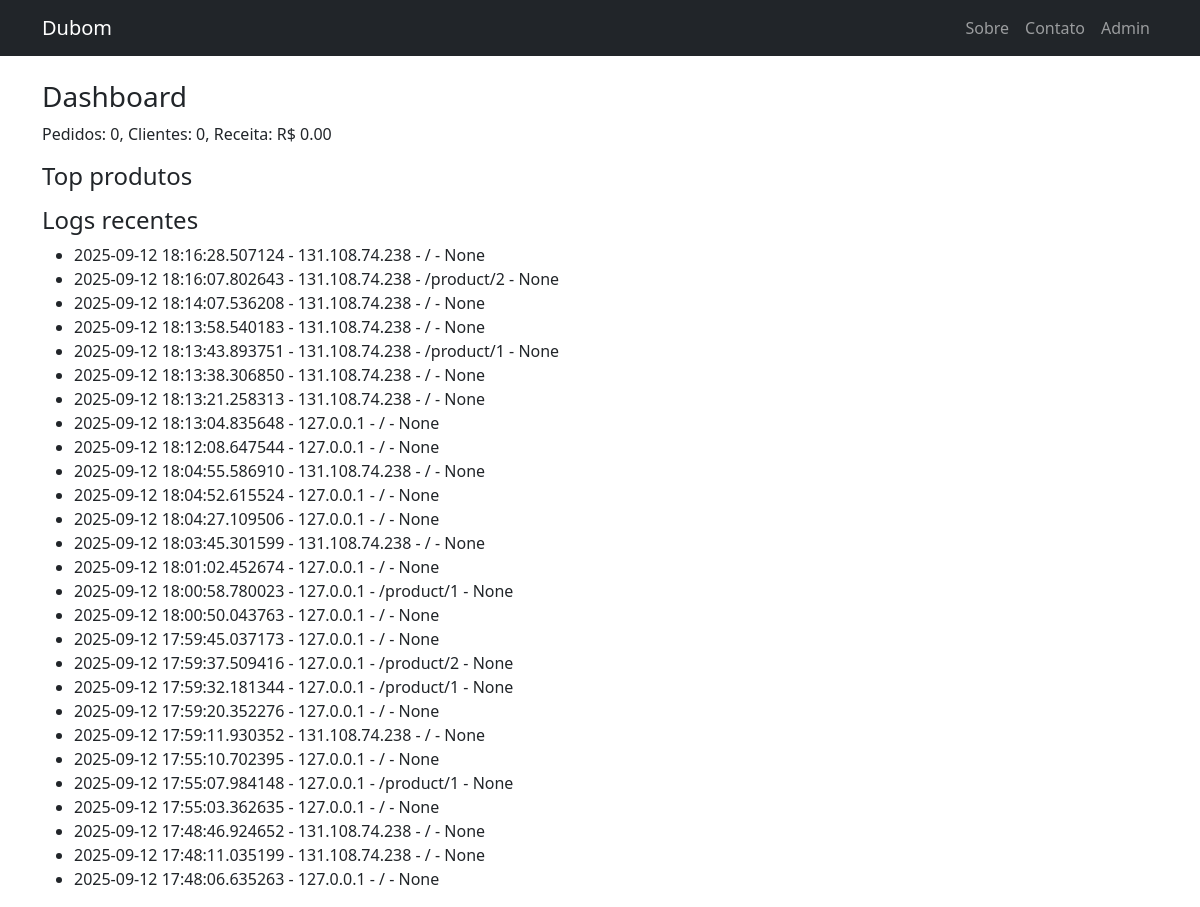
The app's page /admin/dashboard (signed in), older data.
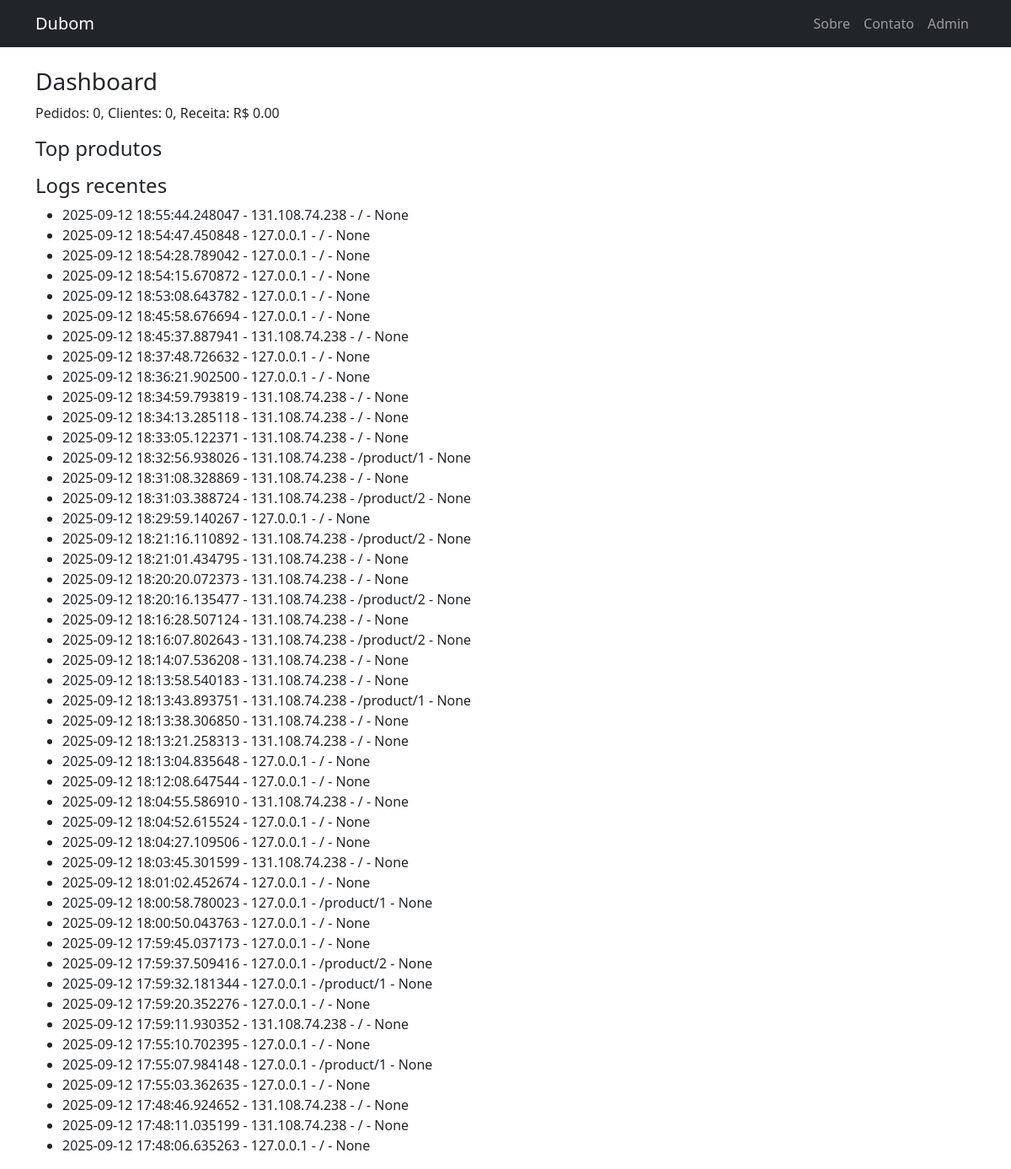
The same page, newer data.
### models.py (models this page shows)
class AccessLog(db.Model):
    id = db.Column(db.Integer, primary_key=True)
    ip = db.Column(db.String(100))
    path = db.Column(db.String(400))
    method = db.Column(db.String(20))
    location = db.Column(db.String(300), nullable=True)  # opcional (preenchido por header/API)
    order_id = db.Column(db.Integer, nullable=True)      # referência ao pedido, se houver
    created_at = db.Column(db.DateTime, default=datetime.utcnow)

### app.py (the view, shortened to what this page needs)
@app.route('/admin/dashboard')
@admin_required
def admin_dashboard():
    total_orders = Order.query.count()
    total_customers = Customer.query.count()
    revenue = db.session.query(db.func.sum(Order.total)).scalar() or 0
    prod_counts = {}
    top = sorted(prod_counts.items(), key=lambda x: x[1], reverse=True)[:10]
    top_products = [{'product': Product.query.get(pid).name if Product.query.get(pid) else '—', 'qty': qty} for pid, qty in top] # type: ignore
    logs = AccessLog.query.order_by(AccessLog.created_at.desc()).limit(200).all()
    return render_template('admin/dashboard.html', orders=total_orders, customers=total_customers, revenue=revenue, top_products=top_products, logs=logs)

### app.py (called while the page is built)
def admin_required(f):
    @wraps(f)
    def wrap(*args, **kwargs):
        if session.get("admin"):
            return f(*args, **kwargs)
        return redirect(url_for("admin_login"))
    return wrap

### templates/admin/dashboard.html (shortened to what this page needs)
{% extends 'base.html' %}
{% block content %}
<h3>Dashboard</h3>
<p>Pedidos: {{orders}}, Clientes: {{customers}}, Receita: R$ {{'%.2f'|format(revenue)}}</p>
<h4>Top produtos</h4>
<h4>Logs recentes</h4>
<ul>{% for l in logs %}<li>{{l.created_at}} - {{l.ip}} - {{l.path}} - {{l.location}}</li>{% endfor %}</ul>
{% endblock %}

### templates/base.html (shortened to what this page needs)
<!doctype html>
<html lang="pt-br">
<head>
  <link href="https://cdn.jsdelivr.net/npm/bootstrap@5.3.3/dist/css/bootstrap.min.css" rel="stylesheet">
</head>
<body>
<nav class="navbar navbar-expand-lg navbar-dark bg-dark">
  <div class="container">
    <a class="navbar-brand" href="/">Dubom</a>
    <div class="collapse navbar-collapse" id="navbarNav">
      <ul class="navbar-nav ms-auto">
        <li class="nav-item"><a class="nav-link" href="/about">Sobre</a></li>
        <li class="nav-item"><a class="nav-link" href="/contact">Contato</a></li>
        <li class="nav-item"><a class="nav-link" href="/admin/login">Admin</a></li>
      </ul>
    </div>
  </div>
</nav>
<div class="container mt-4">
  {% block content %}{% endblock %}
</div>
</body>
</html>

Row changes from the older to the newer data that the page shows:
added AccessLog: created_at "2025-09-12 18:55:44.248047", ip "131.108.74.238", path "/", location "None"
added AccessLog: created_at "2025-09-12 18:54:47.450848", ip "127.0.0.1", path "/", location "None"
added AccessLog: created_at "2025-09-12 18:54:28.789042", ip "127.0.0.1", path "/", location "None"
added AccessLog: created_at "2025-09-12 18:54:15.670872", ip "127.0.0.1", path "/", location "None"
added AccessLog: created_at "2025-09-12 18:53:08.643782", ip "127.0.0.1", path "/", location "None"
added AccessLog: created_at "2025-09-12 18:45:58.676694", ip "127.0.0.1", path "/", location "None"
added AccessLog: created_at "2025-09-12 18:45:37.887941", ip "131.108.74.238", path "/", location "None"
added AccessLog: created_at "2025-09-12 18:37:48.726632", ip "127.0.0.1", path "/", location "None"
added AccessLog: created_at "2025-09-12 18:36:21.902500", ip "127.0.0.1", path "/", location "None"
added AccessLog: created_at "2025-09-12 18:34:59.793819", ip "131.108.74.238", path "/", location "None"
added AccessLog: created_at "2025-09-12 18:34:13.285118", ip "131.108.74.238", path "/", location "None"
added AccessLog: created_at "2025-09-12 18:33:05.122371", ip "131.108.74.238", path "/", location "None"
added AccessLog: created_at "2025-09-12 18:32:56.938026", ip "131.108.74.238", path "/product/1", location "None"
added AccessLog: created_at "2025-09-12 18:31:08.328869", ip "131.108.74.238", path "/", location "None"
added AccessLog: created_at "2025-09-12 18:31:03.388724", ip "131.108.74.238", path "/product/2", location "None"
added AccessLog: created_at "2025-09-12 18:29:59.140267", ip "127.0.0.1", path "/", location "None"
added AccessLog: created_at "2025-09-12 18:21:16.110892", ip "131.108.74.238", path "/product/2", location "None"
added AccessLog: created_at "2025-09-12 18:21:01.434795", ip "131.108.74.238", path "/", location "None"
added AccessLog: created_at "2025-09-12 18:20:20.072373", ip "131.108.74.238", path "/", location "None"
added AccessLog: created_at "2025-09-12 18:20:16.135477", ip "131.108.74.238", path "/product/2", location "None"
